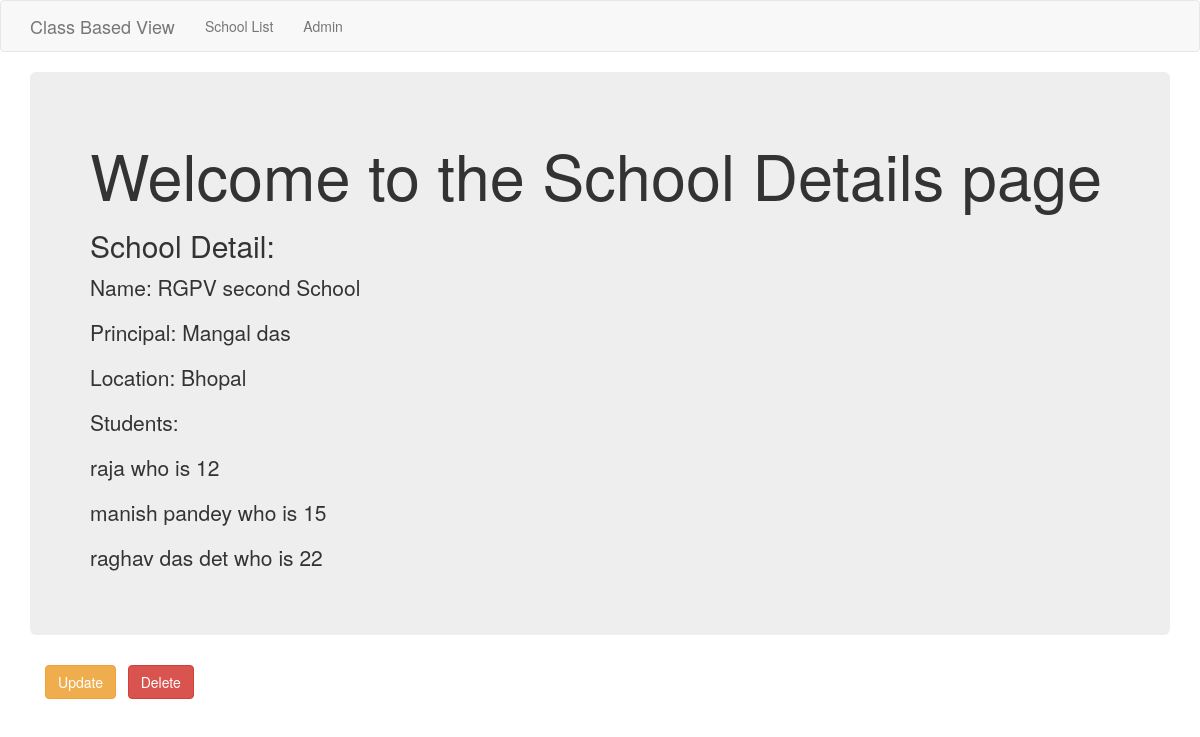
Page /cbv_app/2/ on the committed database.
### cbv_app/models.py (models this page shows, shortened)
class School(models.Model):
    name      = models.CharField(max_length=255)
    principal = models.CharField(max_length=255)
    location  = models.CharField(max_length=256)

class Student(models.Model):
    name   = models.CharField(max_length=255)
    age    = models.PositiveIntegerField()
    school = models.ForeignKey(School, related_name='students', on_delete=models.CASCADE)

### cbv_app/views.py (the view)
# urls.py: url(r'^(?P<pk>\d+)/$', views.SchoolDetailView.as_view(), name='school_details'),
class SchoolDetailView(DetailView):
    context_object_name = 'school_details'
    model = models.School
    template_name = 'cbv_app/school_details.html'

### cbv_app/templates/cbv_app/school_details.html
{% extends 'cbv_app/cbv_app_base.html' %}
{% block body_block %}
    <div class="jumbotron">
        <h1>Welcome to the School Details page</h1>
        <h2>School Detail:</h2>
        <p>Name: {{ school_details.name }}</p>
        <p>Principal: {{ school_details.principal }}</p>
        <p>Location: {{ school_details.location }}</p>
        <p>Students:</p>
            {% for student in school_details.students.all %}
                <p>{{ student.name }} who is {{ student.age }} </p>
            {% endfor %}
    </div>
    <div class="container">
        <p><a class="btn btn-warning" href="{% url 'cbv_app:update' pk=school_details.pk  %}">Update</a> &nbsp;
        <a class="btn btn-danger" href="{% url 'cbv_app:delete' pk=school_details.pk  %}">Delete</a></p>
    </div>
{% endblock %}

### rows in the picture
School: name "RGPV second School", principal "Mangal das", location "Bhopal"
Student: name "raja", age "12"
Student: name "manish pandey", age "15"
Student: name "raghav das det", age "22"
